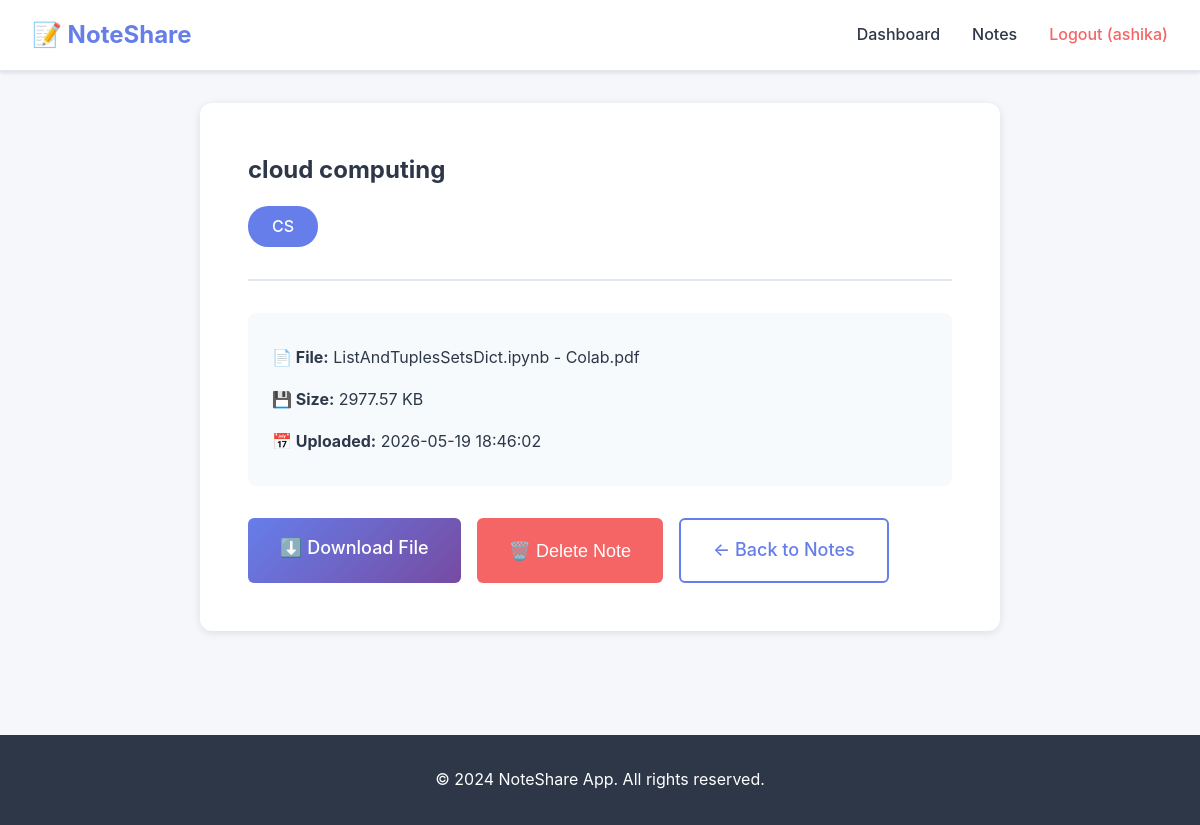
/note/1 (signed in), run on the app's committed database.
### tables this page shows
CREATE TABLE notes (
            id INTEGER PRIMARY KEY AUTOINCREMENT,
            user_id INTEGER NOT NULL,
            title TEXT NOT NULL,
            subject TEXT NOT NULL,
            description TEXT,
            filename TEXT,
            file_path TEXT,
            file_size INTEGER,
            uploaded_at TIMESTAMP DEFAULT CURRENT_TIMESTAMP,
            FOREIGN KEY (user_id) REFERENCES users(id) ON DELETE CASCADE
        );

### app.py (the view)
@app.route('/note/<int:note_id>')
@login_required
def view_note(note_id):
    user_id = session['user_id']
    conn = get_db_connection()
    cursor = conn.cursor()
    cursor.execute('SELECT * FROM notes WHERE id = ? AND user_id = ?', (note_id, user_id))
    note = cursor.fetchone()
    conn.close()
    if not note:
        return redirect(url_for('notes'))
    return render_template('note_detail.html', note=note)

### app.py (called while the page is built)
def get_db_connection():
    conn = sqlite3.connect('notes.db')
    conn.row_factory = sqlite3.Row
    return conn

def login_required(f):
    @wraps(f)
    def decorated_function(*args, **kwargs):
        if 'user_id' not in session:
            return redirect(url_for('login'))
        return f(*args, **kwargs)
    return decorated_function

### templates/note_detail.html (shortened to what this page needs)
{% extends "base.html" %}
{% block content %}
<div class="container">
    <section class="note-detail">
        <div class="note-header-detail">
            <h1>{{ note.title }}</h1>
            <span class="badge badge-large">{{ note.subject }}</span>
        </div>
        <div class="note-meta-detail">
            <div class="meta-item-detail">
                <strong>📄 File:</strong> {{ note.filename }}
            </div>
            <div class="meta-item-detail">
                <strong>💾 Size:</strong> {{ "%.2f"|format(note.file_size / 1024) }} KB
            </div>
            <div class="meta-item-detail">
                <strong>📅 Uploaded:</strong> {{ note.uploaded_at }}
            </div>
        </div>
        <div class="note-actions-detail">
            <a href="{{ url_for('download_note', note_id=note.id) }}" class="btn btn-primary btn-large">
                ⬇️ Download File
            </a>
            <button onclick="deleteNote()" class="btn btn-danger btn-large">
                🗑️ Delete Note
            </button>
            <a href="{{ url_for('notes') }}" class="btn btn-outline btn-large">
                ← Back to Notes
            </a>
        </div>
    </section>
</div>
{% endblock %}

### static/css/style.css (style rules this page uses)
* { margin: 0; padding: 0; box-sizing: border-box; }
:root { --primary: #667eea; --primary-dark: #5568d3; --secondary: #764ba2; --success: #48bb78; --danger: #f56565; --warning: #ed8936; --info: #4299e1; --light: #f7fafc; --dark: #2d3748; --border: #e2e8f0; --text: #2d3748; }
body { font-family: -apple-system, BlinkMacSystemFont, 'Segoe UI', Roboto, Oxygen, Ubuntu, Cantarell, sans-serif; background-color: #f5f7fa; color: var(--text); line-height: 1.6; }
.container { max-width: 1200px; margin: 0 auto; padding: 2rem; }
.btn { display: inline-block; padding: 0.75rem 1.5rem; border: none; border-radius: 6px; font-size: 1rem; font-weight: 500; cursor: pointer; transition: all 0.3s ease; text-decoration: none; text-align: center; }
.btn-primary { background: linear-gradient(135deg, var(--primary), var(--secondary)); color: white; }
.btn-danger { background-color: var(--danger); color: white; }
.btn-outline { background-color: transparent; color: var(--primary); border: 2px solid var(--primary); }
.btn-large { padding: 1rem 2rem; font-size: 1.125rem; }
.badge { display: inline-block; padding: 0.25rem 0.75rem; background-color: var(--primary); color: white; border-radius: 20px; font-size: 0.875rem; font-weight: 500; }
.badge-large { padding: 0.5rem 1.5rem; font-size: 1rem; }
.note-detail { background: white; padding: 3rem; border-radius: 12px; box-shadow: 0 2px 8px rgba(0, 0, 0, 0.1); max-width: 800px; margin: 0 auto; }
.note-header-detail { margin-bottom: 2rem; padding-bottom: 2rem; border-bottom: 2px solid var(--border); }
.note-header-detail h1 { margin-bottom: 1rem; }
.note-meta-detail { background-color: var(--light); padding: 1.5rem; border-radius: 8px; margin-bottom: 2rem; }
.meta-item-detail { padding: 0.5rem 0; color: var(--text); }
.note-actions-detail { display: flex; gap: 1rem; flex-wrap: wrap; }

### data on the page
notes: title "cloud computing", subject "CS", filename "ListAndTuplesSetsDict.ipynb - Colab.pdf", note.file_size/1024 "2977.57", uploaded_at "2026-05-19 18:46:02"

### other printed values
{{ session.username }} "ashika"
